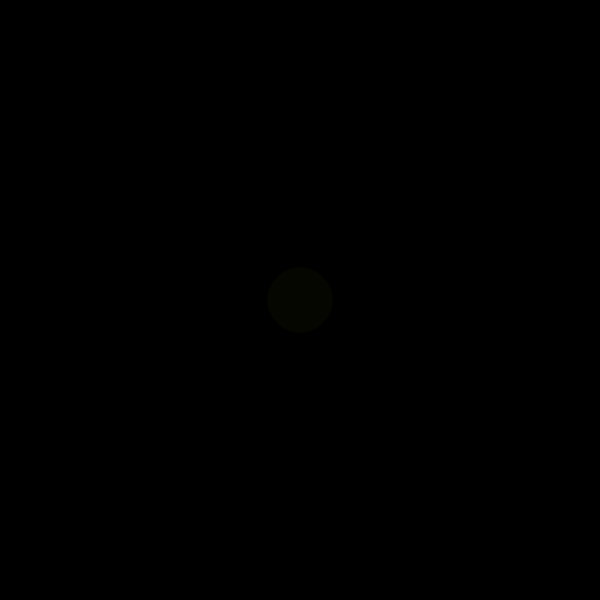
Frame 1 (no input)
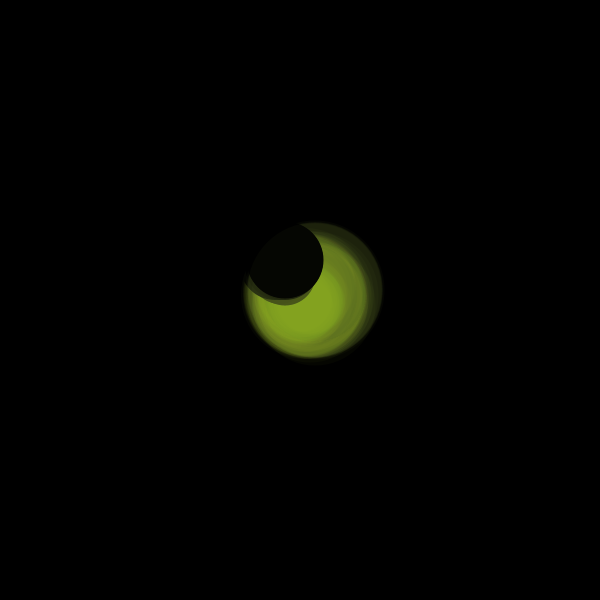
Frame 60 (the mouse pressed at the canvas centre just before this capture)
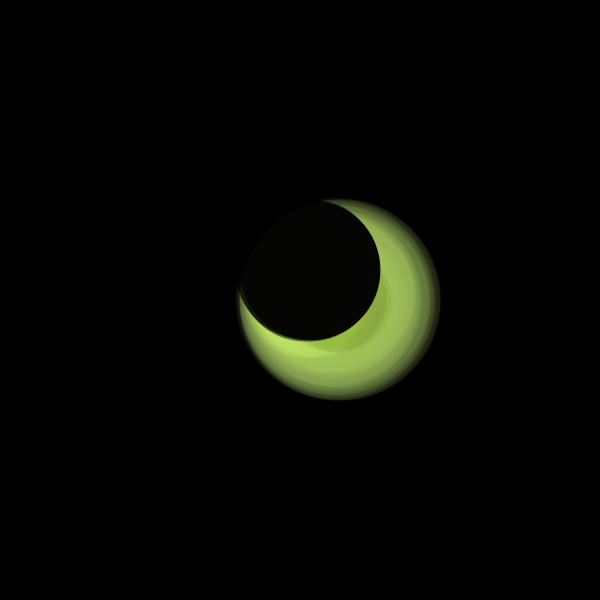
Frame 120 (the mouse held since frame 60 and released just before this capture)

The Processing sketch that drew these frames (run headless with seeded random() and noise(); from frame 60 on, the mouse is pressed at the canvas centre):

// Processing sketch: sketch_codeweek4c
// ── sketch_codeweek4c.pde
float x;
float y;
int angle;

void setup(){
  size(600,600);
  background(0);
  rectMode(CENTER);
  x = width/2;
  y = height/2;
  noStroke();
}

void draw(){
 angle ++;
  //background(230);
  //casting a value to another type
  //float r = random(0,4); original
  float r = int(random(0,7));// now
 
  //line(r,x,r+30,y);
  //rect(x,y,10,10);
    //arc( width/2, height/2, x,y,HALF_PI, PI);

    fill(0);
    ellipse(x-30, y-30, 3+angle,3+angle);

    fill(232,234,0+angle,6);
    ellipse(x, y, 60+r+angle,60+r+angle);
    //rotate(angle);
    

  
  if (r == 0){
    y-= 5;
    angle+=1;
    
  } else if (r ==1){
    x+= 5;
    angle-=1;
    
    
  }else if(r ==2){
    y+= 5;
    angle+=4;
    
  }else if (r ==3){
    x-=5;
    angle-=4;
    
  }
  
  println("x:" +x+" ,y "+y);
  
    fill(0,2);
    ellipse(x, y, 100+r,100+r);
  
}
